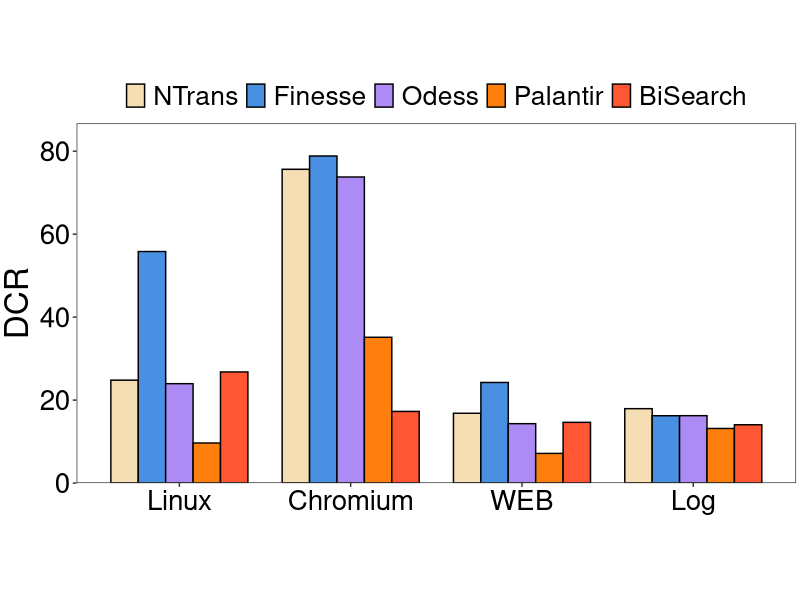
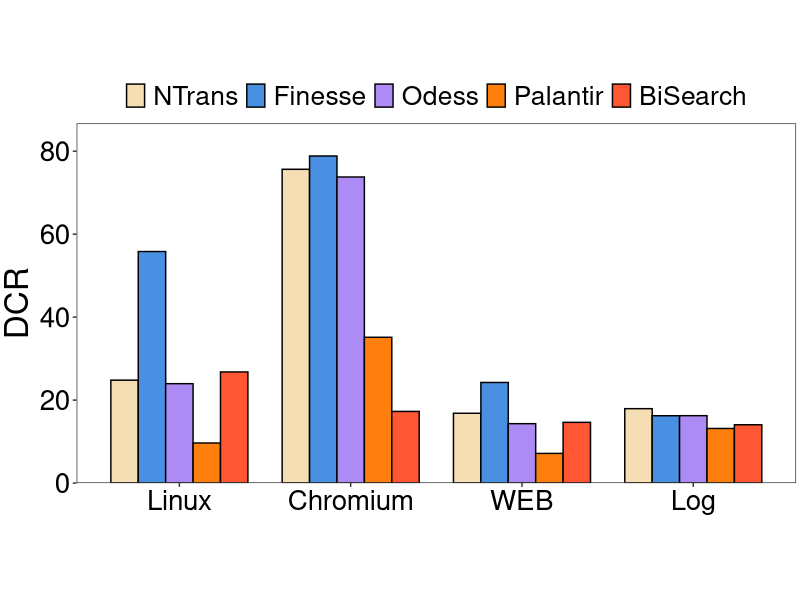

Generate these figures, in order, with R:
library(ggplot2)
setwd(dirname(rstudioapi::getActiveDocumentContext()$path))
# 定义数据
heights <- c(24.806,55.8196,23.9654,9.65933,26.7879,75.639,78.8404,73.7776,35.1477,17.2685,16.8225,24.247,14.3198,7.15452,14.6419,17.9285,16.2301,16.2427,13.1618,14.0528
)

group_order <- c('Linux', 'Chromium', 'WEB', 'Log')
# 创建数据框
df1 <- data.frame(
  group = factor(rep(group_order, each = 5), levels = group_order),
  category = factor(rep(c('NTrans', 'Finesse', 'Odess', 'Palantir','BiSearch'), times = 4),
                    levels = c('NTrans', 'Finesse', 'Odess', 'Palantir','BiSearch')),
  height = heights
)

max_height <- max(df1$height)

# 创建柱状图
p1 <- ggplot(df1, aes(x = group, y = height, fill = category)) + 
  geom_bar(stat = 'identity', position = position_dodge(width = 0.8), 
           colour = "black", width = 0.8) + 
  scale_fill_manual(values = c("#f5deb3", "#4a90e2", "#ac8cf4", "#ff7f0e","#FF5733")) +
  labs(y = 'DCR') +
  scale_y_continuous(
    limits = c(0, max_height),
    expand = expansion(mult = c(0, 0.1))
  ) +
  theme_bw() +
  theme(
    plot.title = element_text(hjust = 0.5, size = 24, face = "bold"),
    plot.margin = unit(c(0.1, 0.1, 0.1, 0.1), "cm"),
    axis.title.x = element_text(size = 26),
    axis.title.y = element_text(size = 24),
    axis.text = element_text(size = 20, color = "black"),
    aspect.ratio = 0.5,
    panel.grid.major = element_blank(), 
    panel.grid.minor = element_blank(),
    legend.position = "top",
    legend.direction = "horizontal",
    legend.text = element_text(size = 19),
    legend.key.height = unit(1.0, "line"),
    legend.key.width = unit(1.0, "line"),
    legend.margin = margin(t = 0, unit = 'cm'),
    legend.title = element_blank()
  ) +
  theme(axis.title.x = element_blank())

ggsave('../plot/2-DCR.pdf', plot = p1, width = 10, height = 5)
print(p1)
